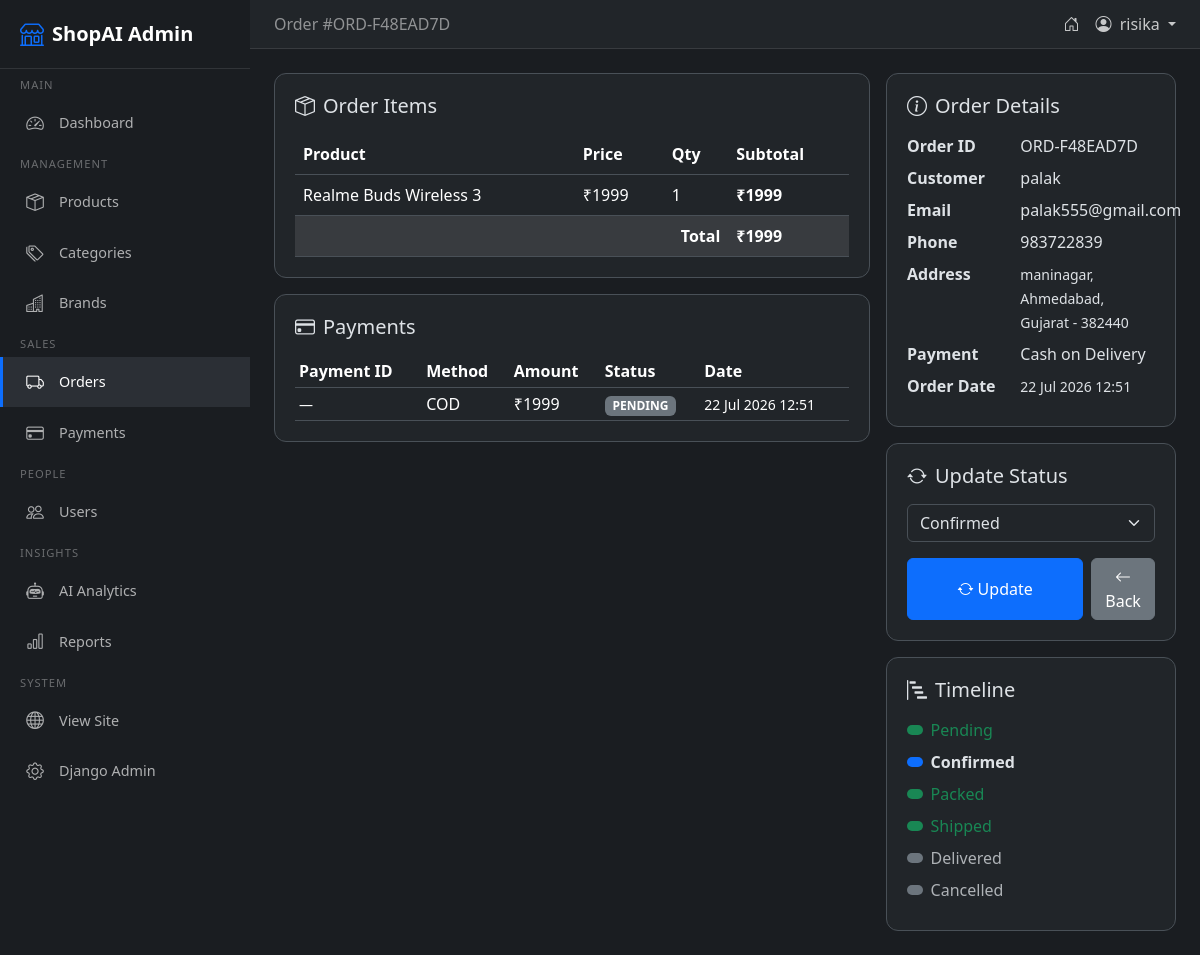
/admin-panel/orders/2/ (signed in), run on the app's committed database.
### orders/models.py (models this page shows, shortened)
class Order(models.Model):
    PAYMENT_METHOD_CHOICES = [
        ('COD', 'Cash on Delivery'),
        ('UPI', 'UPI Payment'),
        ('CARD', 'Credit Card'),
        ('DEBIT', 'Debit Card'),
        ('NETBANKING', 'Net Banking'),
        ('WALLET', 'Wallet'),
        ('RAZORPAY', 'Razorpay'),
    ]
    PAYMENT_STATUS_CHOICES = [
        ('PENDING', 'Pending'),
        ('SUCCESS', 'Success'),
        ('FAILED', 'Failed'),
        ('REFUNDED', 'Refunded'),
    ]
    ORDER_STATUS_CHOICES = [
        ('PENDING', 'Pending'),
        ('CONFIRMED', 'Confirmed'),
        ('PACKED', 'Packed'),
        ('SHIPPED', 'Shipped'),
        ('DELIVERED', 'Delivered'),
        ('CANCELLED', 'Cancelled'),
    ]
    user = models.ForeignKey(settings.AUTH_USER_MODEL, on_delete=models.CASCADE, related_name='orders')
    order_id = models.CharField(max_length=20, unique=True, editable=False)
    name = models.CharField(max_length=200)
    email = models.EmailField()
    phone = models.CharField(max_length=15)
    address = models.TextField()
    city = models.CharField(max_length=100)
    state = models.CharField(max_length=100)
    pincode = models.CharField(max_length=10)
    total = models.DecimalField(max_digits=12, decimal_places=2, default=0)
    payment_method = models.CharField(max_length=20, choices=PAYMENT_METHOD_CHOICES)
    payment_status = models.CharField(max_length=20, choices=PAYMENT_STATUS_CHOICES, default='PENDING')
    order_status = models.CharField(max_length=20, choices=ORDER_STATUS_CHOICES, default='PENDING')
    razorpay_order_id = models.CharField(max_length=100, blank=True)
    razorpay_payment_id = models.CharField(max_length=100, blank=True)
    razorpay_signature = models.CharField(max_length=200, blank=True)
    created_at = models.DateTimeField(auto_now_add=True)
    updated_at = models.DateTimeField(auto_now=True)
    class Meta:
        ordering = ['-created_at']

class OrderItem(models.Model):
    order = models.ForeignKey(Order, on_delete=models.CASCADE, related_name='items')
    product = models.ForeignKey(Product, on_delete=models.SET_NULL, null=True)
    product_name = models.CharField(max_length=200)
    product_price = models.DecimalField(max_digits=10, decimal_places=2)
    quantity = models.PositiveIntegerField(default=1)
    @property
    def subtotal(self):
        return self.product_price * self.quantity

class Payment(models.Model):
    order = models.ForeignKey(Order, on_delete=models.CASCADE, related_name='payments')
    razorpay_order_id = models.CharField(max_length=100, blank=True)
    razorpay_payment_id = models.CharField(max_length=100, blank=True)
    razorpay_signature = models.CharField(max_length=200, blank=True)
    amount = models.DecimalField(max_digits=12, decimal_places=2)
    method = models.CharField(max_length=20)
    status = models.CharField(max_length=20, default='PENDING')
    created_at = models.DateTimeField(auto_now_add=True)
    class Meta:
        ordering = ['-created_at']

### admin_panel/views.py (the view, shortened to what this page needs)
# urls.py: path('orders/<int:pk>/', views.order_detail, name='admin_order_detail'),
@admin_required
def order_detail(request, pk):
    order = get_object_or_404(Order.objects.select_related('user').prefetch_related('items', 'payments'), pk=pk)
    payments = order.payments.all()
    ctx = {
        'order': order,
        'payments': payments,
        'status_choices': Order.ORDER_STATUS_CHOICES,
    }
    return render(request, 'admin_panel/order_detail.html', ctx)

### admin_panel/templates/admin_panel/order_detail.html (shortened to what this page needs)
{% extends 'admin_panel/admin_base.html' %}
{% load static %}
{% block page_title %}Order #{{ order.order_id }}{% endblock %}
{% block content %}
<div class="row g-3">
    <div class="col-lg-8">
        <div class="stat-card">
            <h5 class="mb-3"><i class="bi bi-box-seam me-2"></i>Order Items</h5>
            <div class="table-container">
                <table class="table mb-0">
                    <thead><tr><th>Product</th><th>Price</th><th>Qty</th><th>Subtotal</th></tr></thead>
                    <tbody>
                        {% for item in order.items.all %}
                        <tr>
                            <td>{{ item.product_name }}</td>
                            <td>₹{{ item.product_price|floatformat:0 }}</td>
                            <td>{{ item.quantity }}</td>
                            <td><strong>₹{{ item.subtotal|floatformat:0 }}</strong></td>
                        </tr>
                        {% endfor %}
                    </tbody>
                    <tfoot><tr class="table-active"><th colspan="3" class="text-end">Total</th><th><strong>₹{{ order.total|floatformat:0 }}</strong></th></tr></tfoot>
                </table>
            </div>
        </div>
        <div class="stat-card mt-3">
            <h5 class="mb-3"><i class="bi bi-credit-card me-2"></i>Payments</h5>
            <div class="table-container">
                <table class="table table-sm mb-0">
                    <thead><tr><th>Payment ID</th><th>Method</th><th>Amount</th><th>Status</th><th>Date</th></tr></thead>
                    <tbody>
                        {% for p in payments %}
                        <tr>
                            <td><small>{{ p.razorpay_payment_id|default:'—' }}</small></td>
                            <td>{{ p.method }}</td>
                            <td>₹{{ p.amount|floatformat:0 }}</td>
                            <td><span class="badge bg-{% if p.status == 'SUCCESS' %}success{% elif p.status == 'FAILED' %}danger{% else %}secondary{% endif %}">{{ p.status }}</span></td>
                            <td><small>{{ p.created_at|date:"d M Y H:i" }}</small></td>
                        </tr>
                        {% empty %}
                        <tr><td colspan="5" class="text-muted text-center">No payment records</td></tr>
                        {% endfor %}
                    </tbody>
                </table>
            </div>
        </div>
    </div>
    <div class="col-lg-4">
        <div class="stat-card">
            <h5 class="mb-3"><i class="bi bi-info-circle me-2"></i>Order Details</h5>
            <dl class="row mb-0">
                <dt class="col-sm-5">Order ID</dt><dd class="col-sm-7">{{ order.order_id }}</dd>
                <dt class="col-sm-5">Customer</dt><dd class="col-sm-7">{{ order.name }}</dd>
                <dt class="col-sm-5">Email</dt><dd class="col-sm-7">{{ order.email }}</dd>
                <dt class="col-sm-5">Phone</dt><dd class="col-sm-7">{{ order.phone }}</dd>
                <dt class="col-sm-5">Address</dt><dd class="col-sm-7"><small>{{ order.address }}, {{ order.city }}, {{ order.state }} - {{ order.pincode }}</small></dd>
                <dt class="col-sm-5">Payment</dt><dd class="col-sm-7">{{ order.get_payment_method_display }}</dd>
                <dt class="col-sm-5">Order Date</dt><dd class="col-sm-7"><small>{{ order.created_at|date:"d M Y H:i" }}</small></dd>
            </dl>
        </div>
        <div class="stat-card mt-3">
            <h5 class="mb-3"><i class="bi bi-arrow-repeat me-2"></i>Update Status</h5>
            <form method="post">
                <div class="mb-3">
                    <select name="order_status" class="form-select">
                        {% for val, label in status_choices %}
                        <option value="{{ val }}" {% if order.order_status == val %}selected{% endif %}>{{ label }}</option>
                        {% endfor %}
                    </select>
                </div>
                <div class="d-flex gap-2">
                    <button type="submit" class="btn btn-primary w-100"><i class="bi bi-arrow-repeat"></i> Update</button>
                    <a href="{% url 'admin_orders' %}" class="btn btn-secondary"><i class="bi bi-arrow-left"></i> Back</a>
                </div>
            </form>
        </div>
        <div class="stat-card mt-3">
            <h5 class="mb-3"><i class="bi bi-bar-chart-steps me-2"></i>Timeline</h5>
            <ul class="list-unstyled mb-0">
                {% for val, label in status_choices %}
                <li class="d-flex align-items-center gap-2 mb-2">
                    {% if val == order.order_status %}
                        <span class="badge bg-primary rounded-pill" style="width:10px;height:10px;">&nbsp;</span>
                        <strong>{{ label }}</strong>
                    {% elif val == 'PENDING' or val == 'CONFIRMED' or val == 'PACKED' or val == 'SHIPPED' %}
                        <span class="badge bg-success rounded-pill" style="width:10px;height:10px;">&nbsp;</span>
                        <span class="text-success">{{ label }}</span>
                    {% else %}
                        <span class="badge bg-secondary rounded-pill" style="width:10px;height:10px;">&nbsp;</span>
                        <span class="text-muted">{{ label }}</span>
                    {% endif %}
                </li>
                {% endfor %}
            </ul>
        </div>
    </div>
</div>
{% endblock %}

### admin_panel/templates/admin_panel/admin_base.html (shortened to what this page needs)
<!DOCTYPE html>
{% load static %}
<html lang="en" data-bs-theme="dark">
<head>
    <link href="https://cdn.jsdelivr.net/npm/bootstrap@5.3.3/dist/css/bootstrap.min.css" rel="stylesheet">
    <link rel="stylesheet" href="https://cdn.jsdelivr.net/npm/bootstrap-icons@1.11.3/font/bootstrap-icons.min.css">
</head>
<body>
    <aside class="sidebar" id="adminSidebar">
        <div class="sidebar-brand">
            <i class="bi bi-shop"></i> ShopAI Admin
        </div>
        <div class="sidebar-section">Main</div>
        <a href="{% url 'admin_dashboard' %}" class="nav-link {% if request.resolver_match.url_name == 'admin_dashboard' %}active{% endif %}">
            <i class="bi bi-speedometer2"></i> Dashboard
        </a>
        <div class="sidebar-section">Management</div>
        <a href="{% url 'admin_products' %}" class="nav-link {% if 'products' in request.path and 'admin_' in request.path %}active{% endif %}">
            <i class="bi bi-box-seam"></i> Products
        </a>
        <a href="{% url 'admin_categories' %}" class="nav-link {% if 'categories' in request.path %}active{% endif %}">
            <i class="bi bi-tags"></i> Categories
        </a>
        <a href="{% url 'admin_brands' %}" class="nav-link {% if 'brands' in request.path %}active{% endif %}">
            <i class="bi bi-buildings"></i> Brands
        </a>
        <div class="sidebar-section">Sales</div>
        <a href="{% url 'admin_orders' %}" class="nav-link {% if 'orders' in request.path %}active{% endif %}">
            <i class="bi bi-truck"></i> Orders
        </a>
        <a href="{% url 'admin_payments' %}" class="nav-link {% if 'payments' in request.path %}active{% endif %}">
            <i class="bi bi-credit-card"></i> Payments
        </a>
        <div class="sidebar-section">People</div>
        <a href="{% url 'admin_users' %}" class="nav-link {% if 'users' in request.path %}active{% endif %}">
            <i class="bi bi-people"></i> Users
        </a>
        <div class="sidebar-section">Insights</div>
        <a href="{% url 'admin_ai_analytics' %}" class="nav-link {% if 'ai-analytics' in request.path %}active{% endif %}">
            <i class="bi bi-robot"></i> AI Analytics
        </a>
        <a href="{% url 'admin_reports' %}" class="nav-link {% if 'reports' in request.path %}active{% endif %}">
            <i class="bi bi-bar-chart"></i> Reports
        </a>
        <div class="sidebar-section">System</div>
        <a href="{% url 'home' %}" class="nav-link">
            <i class="bi bi-globe"></i> View Site
        </a>
        <a href="{% url 'admin:index' %}" class="nav-link">
            <i class="bi bi-gear"></i> Django Admin
        </a>
        <form method="post" action="{% url 'logout' %}" style="display:inline;">
            <button type="submit" class="nav-link text-danger w-100 border-0 bg-transparent text-start">
            </button>
        </form>
    </aside>
    <div class="main-content" id="mainContent">
        <nav class="navbar-custom">
            <div class="d-flex align-items-center gap-3">
                <span class="text-white-50 d-none d-sm-inline">{% block page_title %}Dashboard{% endblock %}</span>
            </div>
            <div class="d-flex align-items-center gap-3">
                <a href="{% url 'home' %}" class="nav-item text-decoration-none" title="View Site">
                    <i class="bi bi-house-door"></i>
                </a>
                <div class="dropdown">
                    <a class="nav-item text-decoration-none dropdown-toggle" href="#" role="button" data-bs-toggle="dropdown">
                        <i class="bi bi-person-circle"></i>
                        <span class="d-none d-sm-inline ms-1">{{ user.username }}</span>
                    </a>
                </div>
            </div>
        </nav>
        <div class="page-content">
            {% block content %}{% endblock %}
        </div>
    </div>
</body>
</html>

### admin_panel/templates/admin_panel/admin_base.html (style rules this page uses)
:root { --sidebar-width: 250px; --sidebar-bg: #1a1d21; --sidebar-hover: #2b2f35; --sidebar-active: #0d6efd; --navbar-bg: #212529; --content-bg: #f8f9fa; }
[data-bs-theme="dark"] { --content-bg: #1a1d21; }
* { margin: 0; padding: 0; box-sizing: border-box; }
body { font-family: 'Segoe UI', Tahoma, Geneva, Verdana, sans-serif; background: var(--content-bg); overflow-x: hidden; }
.sidebar { position: fixed; top: 0; left: 0; width: var(--sidebar-width); height: 100vh; background: var(--sidebar-bg); z-index: 1000; transition: transform 0.3s ease; overflow-y: auto; }
.sidebar-brand { padding: 1rem 1.25rem; font-size: 1.25rem; font-weight: 700; border-bottom: 1px solid rgba(255,255,255,0.1); color: #fff; display: flex; align-items: center; gap: 0.5rem; }
.sidebar-brand i { font-size: 1.5rem; color: #0d6efd; }
.sidebar .nav-link { padding: 0.75rem 1.25rem; color: rgba(255,255,255,0.65); display: flex; align-items: center; gap: 0.75rem; transition: all 0.2s; border-left: 3px solid transparent; font-size: 0.9rem; }
.sidebar .nav-link.active { background: var(--sidebar-hover); color: #fff; border-left-color: var(--sidebar-active); }
.sidebar .nav-link i { font-size: 1.1rem; width: 1.5rem; text-align: center; }
.sidebar-section { padding: 0.5rem 1.25rem 0.25rem; font-size: 0.7rem; text-transform: uppercase; letter-spacing: 1px; color: rgba(255,255,255,0.35); }
.main-content { margin-left: var(--sidebar-width); min-height: 100vh; transition: margin-left 0.3s ease; }
.navbar-custom { background: var(--navbar-bg); padding: 0.75rem 1.5rem; border-bottom: 1px solid rgba(255,255,255,0.1); display: flex; align-items: center; justify-content: space-between; }
.navbar-custom .nav-item { color: rgba(255,255,255,0.75); cursor: pointer; }
.page-content { padding: 1.5rem; }
.stat-card { background: var(--bs-body-bg); border: 1px solid var(--bs-border-color); border-radius: 0.75rem; padding: 1.25rem; transition: transform 0.2s, box-shadow 0.2s; }
.table > :not(caption) > * > * { vertical-align: middle; }
.table-container { overflow-x: auto; }

### data on the page
Order: order_id "ORD-F48EAD7D", total "1999", name "palak", email "palak555@gmail.com", phone "983722839", address "maninagar", city "Ahmedabad", state "Gujarat", pincode "382440", payment_method "Cash on Delivery", created_at "22 Jul 2026 12:51", order_status "Confirmed"
OrderItem: product_name "Realme Buds Wireless 3", product_price "1999", quantity "1", subtotal "1999"
Payment: razorpay_payment_id "—", method "COD", amount "1999", status "PENDING", created_at "22 Jul 2026 12:51"

### other printed values
{{ user.username }} "risika"
{{ label }} "Pending" "Packed" "Shipped"
{{ label }} "Confirmed"
{{ label }} "Delivered" "Cancelled"
